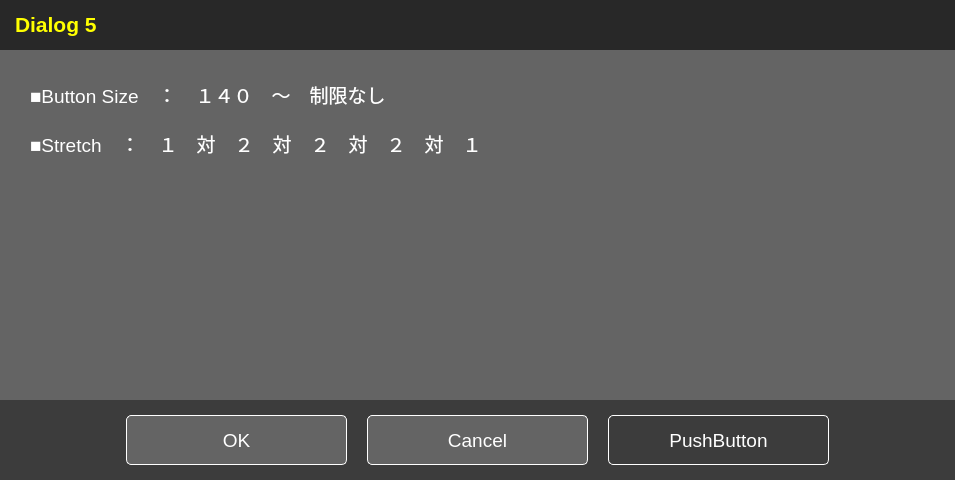
<?xml version="1.0" encoding="UTF-8"?>
<ui version="4.0">
 <class>Dialog5</class>
 <widget class="QDialog" name="Dialog5">
  <property name="geometry">
   <rect>
    <x>0</x>
    <y>0</y>
    <width>955</width>
    <height>480</height>
   </rect>
  </property>
  <property name="windowTitle">
   <string>Dialog</string>
  </property>
  <layout class="QVBoxLayout" name="verticalLayout">
   <property name="spacing">
    <number>0</number>
   </property>
   <property name="leftMargin">
    <number>0</number>
   </property>
   <property name="topMargin">
    <number>0</number>
   </property>
   <property name="rightMargin">
    <number>0</number>
   </property>
   <property name="bottomMargin">
    <number>0</number>
   </property>
   <item>
    <widget class="QWidget" name="widget" native="true">
     <property name="sizePolicy">
      <sizepolicy hsizetype="Preferred" vsizetype="Fixed">
       <horstretch>0</horstretch>
       <verstretch>0</verstretch>
      </sizepolicy>
     </property>
     <property name="minimumSize">
      <size>
       <width>0</width>
       <height>50</height>
      </size>
     </property>
     <property name="styleSheet">
      <string notr="true">background:rgb(40,40,40);</string>
     </property>
     <layout class="QHBoxLayout" name="horizontalLayout_2">
      <property name="spacing">
       <number>0</number>
      </property>
      <property name="leftMargin">
       <number>15</number>
      </property>
      <property name="topMargin">
       <number>0</number>
      </property>
      <property name="rightMargin">
       <number>5</number>
      </property>
      <property name="bottomMargin">
       <number>0</number>
      </property>
      <item>
       <widget class="QLabel" name="label">
        <property name="sizePolicy">
         <sizepolicy hsizetype="Fixed" vsizetype="Fixed">
          <horstretch>0</horstretch>
          <verstretch>0</verstretch>
         </sizepolicy>
        </property>
        <property name="font">
         <font>
          <pointsize>16</pointsize>
          <weight>75</weight>
          <bold>true</bold>
         </font>
        </property>
        <property name="styleSheet">
         <string notr="true">color:yellow;</string>
        </property>
        <property name="text">
         <string>Dialog 5</string>
        </property>
       </widget>
      </item>
      <item>
       <spacer name="horizontalSpacer_3">
        <property name="orientation">
         <enum>Qt::Horizontal</enum>
        </property>
        <property name="sizeHint" stdset="0">
         <size>
          <width>503</width>
          <height>20</height>
         </size>
        </property>
       </spacer>
      </item>
      <item>
       <widget class="QPushButton" name="pushButton">
        <property name="styleSheet">
         <string notr="true">border:none;
outline:none;</string>
        </property>
        <property name="text">
         <string/>
        </property>
        <property name="icon">
         <iconset resource="iconimages.qrc">
          <normaloff>:/resources/images/097c5d0f-1ed8-4cdd-bd7b-911829b7d10b.png</normaloff>:/resources/images/097c5d0f-1ed8-4cdd-bd7b-911829b7d10b.png</iconset>
        </property>
        <property name="iconSize">
         <size>
          <width>32</width>
          <height>32</height>
         </size>
        </property>
       </widget>
      </item>
     </layout>
    </widget>
   </item>
   <item>
    <widget class="QWidget" name="widget_2" native="true">
     <property name="styleSheet">
      <string notr="true">background:rgb(100,100,100);</string>
     </property>
     <layout class="QVBoxLayout" name="verticalLayout_2">
      <property name="spacing">
       <number>20</number>
      </property>
      <property name="leftMargin">
       <number>30</number>
      </property>
      <property name="topMargin">
       <number>30</number>
      </property>
      <property name="rightMargin">
       <number>0</number>
      </property>
      <property name="bottomMargin">
       <number>0</number>
      </property>
      <item>
       <widget class="QLabel" name="label_2">
        <property name="font">
         <font>
          <pointsize>14</pointsize>
         </font>
        </property>
        <property name="styleSheet">
         <string notr="true">color:white;</string>
        </property>
        <property name="text">
         <string>■Button Size　：　１４０　～　制限なし</string>
        </property>
       </widget>
      </item>
      <item>
       <widget class="QLabel" name="label_3">
        <property name="font">
         <font>
          <pointsize>14</pointsize>
         </font>
        </property>
        <property name="styleSheet">
         <string notr="true">color:white;</string>
        </property>
        <property name="text">
         <string>■Stretch　：　１　対　２　対　２　対　２　対　１</string>
        </property>
       </widget>
      </item>
      <item>
       <spacer name="verticalSpacer">
        <property name="orientation">
         <enum>Qt::Vertical</enum>
        </property>
        <property name="sizeHint" stdset="0">
         <size>
          <width>20</width>
          <height>40</height>
         </size>
        </property>
       </spacer>
      </item>
     </layout>
     <zorder>label_2</zorder>
     <zorder>label_3</zorder>
     <zorder>verticalSpacer</zorder>
    </widget>
   </item>
   <item>
    <widget class="QWidget" name="widget_3" native="true">
     <property name="sizePolicy">
      <sizepolicy hsizetype="Preferred" vsizetype="Fixed">
       <horstretch>0</horstretch>
       <verstretch>0</verstretch>
      </sizepolicy>
     </property>
     <property name="minimumSize">
      <size>
       <width>0</width>
       <height>80</height>
      </size>
     </property>
     <property name="styleSheet">
      <string notr="true">background:rgb(60,60,60);</string>
     </property>
     <layout class="QHBoxLayout" name="horizontalLayout" stretch="1,2,2,2,1">
      <property name="spacing">
       <number>20</number>
      </property>
      <property name="leftMargin">
       <number>15</number>
      </property>
      <property name="topMargin">
       <number>0</number>
      </property>
      <property name="rightMargin">
       <number>15</number>
      </property>
      <property name="bottomMargin">
       <number>0</number>
      </property>
      <item>
       <spacer name="horizontalSpacer">
        <property name="orientation">
         <enum>Qt::Horizontal</enum>
        </property>
        <property name="sizeHint" stdset="0">
         <size>
          <width>89</width>
          <height>20</height>
         </size>
        </property>
       </spacer>
      </item>
      <item>
       <widget class="QToolButton" name="toolButton">
        <property name="sizePolicy">
         <sizepolicy hsizetype="Preferred" vsizetype="Fixed">
          <horstretch>0</horstretch>
          <verstretch>0</verstretch>
         </sizepolicy>
        </property>
        <property name="minimumSize">
         <size>
          <width>140</width>
          <height>50</height>
         </size>
        </property>
        <property name="maximumSize">
         <size>
          <width>16777215</width>
          <height>16777215</height>
         </size>
        </property>
        <property name="font">
         <font>
          <pointsize>14</pointsize>
         </font>
        </property>
        <property name="styleSheet">
         <string notr="true">background:rgb(100, 100, 100);
border-style: solid;
border-width: 1px;
border-color: white;
border-radius: 5px;
color:white;</string>
        </property>
        <property name="text">
         <string>OK</string>
        </property>
       </widget>
      </item>
      <item>
       <widget class="QToolButton" name="toolButton_2">
        <property name="sizePolicy">
         <sizepolicy hsizetype="Preferred" vsizetype="Fixed">
          <horstretch>0</horstretch>
          <verstretch>0</verstretch>
         </sizepolicy>
        </property>
        <property name="minimumSize">
         <size>
          <width>140</width>
          <height>50</height>
         </size>
        </property>
        <property name="maximumSize">
         <size>
          <width>16777215</width>
          <height>16777215</height>
         </size>
        </property>
        <property name="font">
         <font>
          <pointsize>14</pointsize>
         </font>
        </property>
        <property name="styleSheet">
         <string notr="true">background:rgb(100, 100, 100);
border-style: solid;
border-width: 1px;
border-color: white;
border-radius: 5px;
color:white;</string>
        </property>
        <property name="text">
         <string>Cancel</string>
        </property>
       </widget>
      </item>
      <item>
       <widget class="QPushButton" name="pushButton_2">
        <property name="sizePolicy">
         <sizepolicy hsizetype="Preferred" vsizetype="Fixed">
          <horstretch>0</horstretch>
          <verstretch>0</verstretch>
         </sizepolicy>
        </property>
        <property name="minimumSize">
         <size>
          <width>0</width>
          <height>50</height>
         </size>
        </property>
        <property name="font">
         <font>
          <pointsize>14</pointsize>
         </font>
        </property>
        <property name="styleSheet">
         <string notr="true">background:rgb(60, 60, 60);
border-style: solid;
border-width: 1px;
border-color: white;
border-radius: 5px;
color:white;</string>
        </property>
        <property name="text">
         <string>PushButton</string>
        </property>
        <property name="icon">
         <iconset resource="iconimages.qrc">
          <normaloff>:/resources/images/f52d316e-8fc1-4600-af8f-44af88ba6416.png</normaloff>:/resources/images/f52d316e-8fc1-4600-af8f-44af88ba6416.png</iconset>
        </property>
        <property name="iconSize">
         <size>
          <width>32</width>
          <height>32</height>
         </size>
        </property>
       </widget>
      </item>
      <item>
       <spacer name="horizontalSpacer_2">
        <property name="orientation">
         <enum>Qt::Horizontal</enum>
        </property>
        <property name="sizeHint" stdset="0">
         <size>
          <width>89</width>
          <height>20</height>
         </size>
        </property>
       </spacer>
      </item>
     </layout>
    </widget>
   </item>
  </layout>
 </widget>
 <resources>
  <include location="iconimages.qrc"/>
 </resources>
 <connections/>
</ui>
